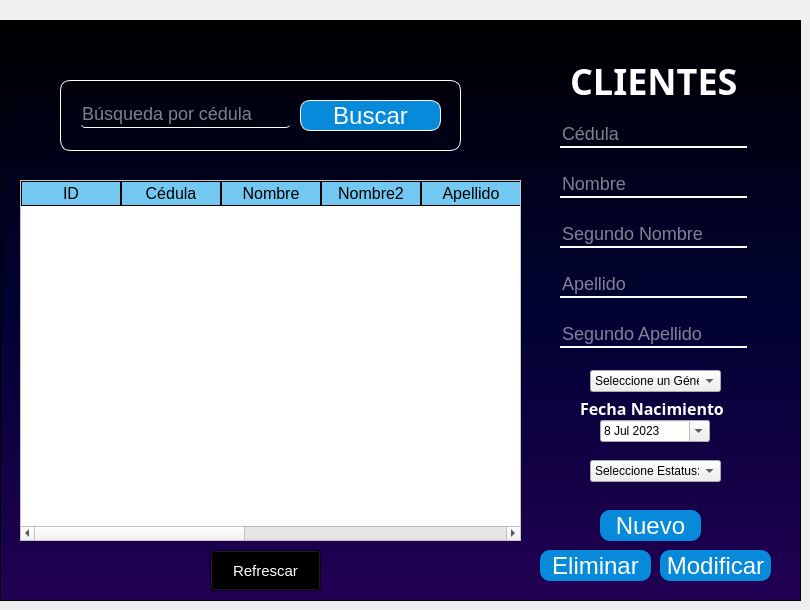
    <widget class="QWidget" name="Clientes">
     <widget class="QFrame" name="frame_2">
      <property name="enabled">
       <bool>true</bool>
      </property>
      <property name="geometry">
       <rect>
        <x>0</x>
        <y>20</y>
        <width>801</width>
        <height>581</height>
       </rect>
      </property>
      <property name="styleSheet">
       <string notr="true">
#frame_2
{
background-color: qlineargradient(spread:pad, x1:0, y1:0, x2:0, y2:1, stop:0 #000000, stop:0.5 #000232, stop:1 #220054);
}

QLabel{
font-family: Aharoni;
font-weight: bold;
color: white;
font-size: 36px;
background: transparent;
}

#label_23{
font-family: Aharoni;
color: white;
font-size: 16px;
}


#BuscarC{
background-color: #088ADA;
font-family: Tahoma;
color: white;
font-size: 24px;
border-radius: 10px;
}

#EliminarC{
background-color: #088ADA;
font-family: Tahoma;
color: white;
font-size: 24px;
border-radius: 10px;
}

#NuevoC{
background-color: #088ADA;
font-family: Tahoma;
color: white;
font-size: 24px;
border-radius: 10px;
}

#ModificarC{
background-color: #088ADA;
font-family: Tahoma;
color: white;
font-size: 24px;
border-radius: 10px;
}

QLineEdit{
background: transparent;
border: none; 
border-bottom: 2px solid white;
color: white;
font-family: Tahoma;
font-size: 18px;
}

QTableWidget{
background-color: rgb(255, 255, 255);
	color: rgb(0, 0, 0);
gridline-color: #72c8f1;;
font-size:12pt;

}

QHeaderView::section{
background-color:#72c8f1;
border: 1px solid black;
font-size:12pt;
}

QTableWidget QTableCornerButton::section{
background-color: rgb(0, 0, 0);
border: 1px solid  #72c8f1;
}

QPushButton{
background: transparent;
color: rgb(255, 255, 255);
font-family: Tahoma;
font-size: 15px;
 }

QPushButton:pressed {
 background: white;
border-radius: 10px;
color: black;
border: 1px solid purple;
}</string>
      </property>
      <property name="frameShape">
       <enum>QFrame::StyledPanel</enum>
      </property>
      <property name="frameShadow">
       <enum>QFrame::Raised</enum>
      </property>
      <widget class="QFrame" name="frame_3">
       <property name="geometry">
        <rect>
         <x>60</x>
         <y>60</y>
         <width>401</width>
         <height>71</height>
        </rect>
       </property>
       <property name="styleSheet">
        <string notr="true">border-radius: 10px;
border: 1px solid white ;</string>
       </property>
       <property name="frameShape">
        <enum>QFrame::StyledPanel</enum>
       </property>
       <property name="frameShadow">
        <enum>QFrame::Raised</enum>
       </property>
       <widget class="QPushButton" name="BuscarC">
        <property name="geometry">
         <rect>
          <x>240</x>
          <y>20</y>
          <width>141</width>
          <height>31</height>
         </rect>
        </property>
        <property name="cursor">
         <cursorShape>PointingHandCursor</cursorShape>
        </property>
        <property name="text">
         <string>Buscar</string>
        </property>
       </widget>
       <widget class="QLineEdit" name="CCBuscar">
        <property name="enabled">
         <bool>true</bool>
        </property>
        <property name="geometry">
         <rect>
          <x>20</x>
          <y>20</y>
          <width>211</width>
          <height>28</height>
         </rect>
        </property>
        <property name="autoFillBackground">
         <bool>false</bool>
        </property>
        <property name="styleSheet">
         <string notr="true">border:none;
border-bottom: 1px solid white;
border-radius: 5px;</string>
        </property>
        <property name="text">
         <string/>
        </property>
        <property name="maxLength">
         <number>30</number>
        </property>
        <property name="echoMode">
         <enum>QLineEdit::Normal</enum>
        </property>
        <property name="placeholderText">
         <string>Búsqueda por cédula  </string>
        </property>
        <property name="cursorMoveStyle">
         <enum>Qt::LogicalMoveStyle</enum>
        </property>
        <property name="clearButtonEnabled">
         <bool>true</bool>
        </property>
       </widget>
      </widget>
      <widget class="QLabel" name="label_4">
       <property name="geometry">
        <rect>
         <x>570</x>
         <y>40</y>
         <width>191</width>
         <height>41</height>
        </rect>
       </property>
       <property name="text">
        <string>CLIENTES</string>
       </property>
      </widget>
      <widget class="QPushButton" name="EliminarC">
       <property name="geometry">
        <rect>
         <x>540</x>
         <y>530</y>
         <width>111</width>
         <height>31</height>
        </rect>
       </property>
       <property name="cursor">
        <cursorShape>PointingHandCursor</cursorShape>
       </property>
       <property name="text">
        <string>Eliminar</string>
       </property>
      </widget>
      <widget class="QLineEdit" name="ApellidoC">
       <property name="enabled">
        <bool>true</bool>
       </property>
       <property name="geometry">
        <rect>
         <x>560</x>
         <y>250</y>
         <width>187</width>
         <height>28</height>
        </rect>
       </property>
       <property name="autoFillBackground">
        <bool>false</bool>
       </property>
       <property name="styleSheet">
        <string notr="true">#placeholderText{
color: white;
}</string>
       </property>
       <property name="text">
        <string/>
       </property>
       <property name="maxLength">
        <number>20</number>
       </property>
       <property name="placeholderText">
        <string>Apellido</string>
       </property>
       <property name="cursorMoveStyle">
        <enum>Qt::LogicalMoveStyle</enum>
       </property>
       <property name="clearButtonEnabled">
        <bool>true</bool>
       </property>
      </widget>
      <widget class="QLineEdit" name="NombreC">
       <property name="enabled">
        <bool>true</bool>
       </property>
       <property name="geometry">
        <rect>
         <x>560</x>
         <y>150</y>
         <width>187</width>
         <height>28</height>
        </rect>
       </property>
       <property name="autoFillBackground">
        <bool>false</bool>
       </property>
       <property name="styleSheet">
        <string notr="true">#placeholderText{
color: white;
}</string>
       </property>
       <property name="text">
        <string/>
       </property>
       <property name="maxLength">
        <number>20</number>
       </property>
       <property name="placeholderText">
        <string>Nombre</string>
       </property>
       <property name="cursorMoveStyle">
        <enum>Qt::LogicalMoveStyle</enum>
       </property>
       <property name="clearButtonEnabled">
        <bool>true</bool>
       </property>
      </widget>
      <widget class="QComboBox" name="ComboGC">
       <property name="geometry">
        <rect>
         <x>590</x>
         <y>350</y>
         <width>131</width>
         <height>22</height>
        </rect>
       </property>
       <property name="cursor">
        <cursorShape>PointingHandCursor</cursorShape>
       </property>
       <property name="editable">
        <bool>false</bool>
       </property>
       <property name="currentText">
        <string extracomment="Genero">Seleccione un Género:</string>
       </property>
       <item>
        <property name="text">
         <string>Seleccione un Género:</string>
        </property>
       </item>
       <item>
        <property name="text">
         <string>Femenino</string>
        </property>
       </item>
       <item>
        <property name="text">
         <string>Masculino</string>
        </property>
       </item>
      </widget>
      <widget class="QLineEdit" name="CedulaC">
       <property name="enabled">
        <bool>true</bool>
       </property>
       <property name="geometry">
        <rect>
         <x>560</x>
         <y>100</y>
         <width>187</width>
         <height>28</height>
        </rect>
       </property>
       <property name="autoFillBackground">
        <bool>false</bool>
       </property>
       <property name="styleSheet">
        <string notr="true">#placeholderText{
color: white;
}</string>
       </property>
       <property name="text">
        <string/>
       </property>
       <property name="maxLength">
        <number>15</number>
       </property>
       <property name="placeholderText">
        <string>Cédula</string>
       </property>
       <property name="cursorMoveStyle">
        <enum>Qt::LogicalMoveStyle</enum>
       </property>
       <property name="clearButtonEnabled">
        <bool>true</bool>
       </property>
      </widget>
      <widget class="QPushButton" name="NuevoC">
       <property name="geometry">
        <rect>
         <x>600</x>
         <y>490</y>
         <width>101</width>
         <height>31</height>
        </rect>
       </property>
       <property name="cursor">
        <cursorShape>PointingHandCursor</cursorShape>
       </property>
       <property name="text">
        <string>Nuevo</string>
       </property>
      </widget>
      <widget class="QPushButton" name="ModificarC">
       <property name="geometry">
        <rect>
         <x>660</x>
         <y>530</y>
         <width>111</width>
         <height>31</height>
        </rect>
       </property>
       <property name="cursor">
        <cursorShape>PointingHandCursor</cursorShape>
       </property>
       <property name="text">
        <string>Modificar</string>
       </property>
      </widget>
      <widget class="QTableWidget" name="tabla_Clientes">
       <property name="geometry">
        <rect>
         <x>20</x>
         <y>160</y>
         <width>501</width>
         <height>361</height>
        </rect>
       </property>
       <property name="editTriggers">
        <set>QAbstractItemView::NoEditTriggers</set>
       </property>
       <column>
        <property name="text">
         <string>ID</string>
        </property>
       </column>
       <column>
        <property name="text">
         <string>Cédula</string>
        </property>
       </column>
       <column>
        <property name="text">
         <string>Nombre</string>
        </property>
       </column>
       <column>
        <property name="text">
         <string>Nombre2</string>
        </property>
       </column>
       <column>
        <property name="text">
         <string>Apellido</string>
        </property>
       </column>
       <column>
        <property name="text">
         <string>Apellido2</string>
        </property>
       </column>
       <column>
        <property name="text">
         <string>Género</string>
        </property>
       </column>
       <column>
        <property name="text">
         <string>Fecha de N.</string>
        </property>
       </column>
       <column>
        <property name="text">
         <string>Estatus</string>
        </property>
       </column>
      </widget>
      <widget class="QPushButton" name="RefrescarC">
       <property name="geometry">
        <rect>
         <x>210</x>
         <y>530</y>
         <width>111</width>
         <height>41</height>
        </rect>
       </property>
       <property name="cursor">
        <cursorShape>PointingHandCursor</cursorShape>
       </property>
       <property name="styleSheet">
        <string notr="true"/>
       </property>
       <property name="text">
        <string>Refrescar</string>
       </property>
       <property name="icon">
        <iconset>
         <normaloff>imagen4.png</normaloff>imagen4.png</iconset>
       </property>
       <property name="iconSize">
        <size>
         <width>32</width>
         <height>32</height>
        </size>
       </property>
      </widget>
      <widget class="QLineEdit" name="Nombre2C">
       <property name="enabled">
        <bool>true</bool>
       </property>
       <property name="geometry">
        <rect>
         <x>560</x>
         <y>200</y>
         <width>187</width>
         <height>28</height>
        </rect>
       </property>
       <property name="autoFillBackground">
        <bool>false</bool>
       </property>
       <property name="styleSheet">
        <string notr="true">#placeholderText{
color: white;
}</string>
       </property>
       <property name="text">
        <string/>
       </property>
       <property name="maxLength">
        <number>20</number>
       </property>
       <property name="placeholderText">
        <string>Segundo Nombre</string>
       </property>
       <property name="cursorMoveStyle">
        <enum>Qt::LogicalMoveStyle</enum>
       </property>
       <property name="clearButtonEnabled">
        <bool>true</bool>
       </property>
      </widget>
      <widget class="QLineEdit" name="Apellido2C">
       <property name="enabled">
        <bool>true</bool>
       </property>
       <property name="geometry">
        <rect>
         <x>560</x>
         <y>300</y>
         <width>187</width>
         <height>28</height>
        </rect>
       </property>
       <property name="autoFillBackground">
        <bool>false</bool>
       </property>
       <property name="styleSheet">
        <string notr="true">#placeholderText{
color: white;
}</string>
       </property>
       <property name="text">
        <string/>
       </property>
       <property name="maxLength">
        <number>20</number>
       </property>
       <property name="placeholderText">
        <string>Segundo Apellido</string>
       </property>
       <property name="cursorMoveStyle">
        <enum>Qt::LogicalMoveStyle</enum>
       </property>
       <property name="clearButtonEnabled">
        <bool>true</bool>
       </property>
      </widget>
      <widget class="QComboBox" name="ComboEC">
       <property name="geometry">
        <rect>
         <x>590</x>
         <y>440</y>
         <width>131</width>
         <height>22</height>
        </rect>
       </property>
       <property name="cursor">
        <cursorShape>PointingHandCursor</cursorShape>
       </property>
       <property name="editable">
        <bool>false</bool>
       </property>
       <property name="currentText">
        <string extracomment="Genero">Seleccione Estatus:</string>
       </property>
       <item>
        <property name="text">
         <string>Seleccione Estatus:</string>
        </property>
       </item>
       <item>
        <property name="text">
         <string>LIBRE</string>
        </property>
       </item>
       <item>
        <property name="text">
         <string>BLOQUEADO</string>
        </property>
       </item>
      </widget>
      <widget class="QDateEdit" name="FechaNC">
       <property name="geometry">
        <rect>
         <x>600</x>
         <y>400</y>
         <width>110</width>
         <height>22</height>
        </rect>
       </property>
       <property name="calendarPopup">
        <bool>true</bool>
       </property>
       <property name="date">
        <date>
         <year>2023</year>
         <month>7</month>
         <day>8</day>
        </date>
       </property>
      </widget>
      <widget class="QLabel" name="label_23">
       <property name="geometry">
        <rect>
         <x>580</x>
         <y>380</y>
         <width>151</width>
         <height>16</height>
        </rect>
       </property>
       <property name="text">
        <string>Fecha Nacimiento</string>
       </property>
      </widget>
     </widget>
    </widget>
